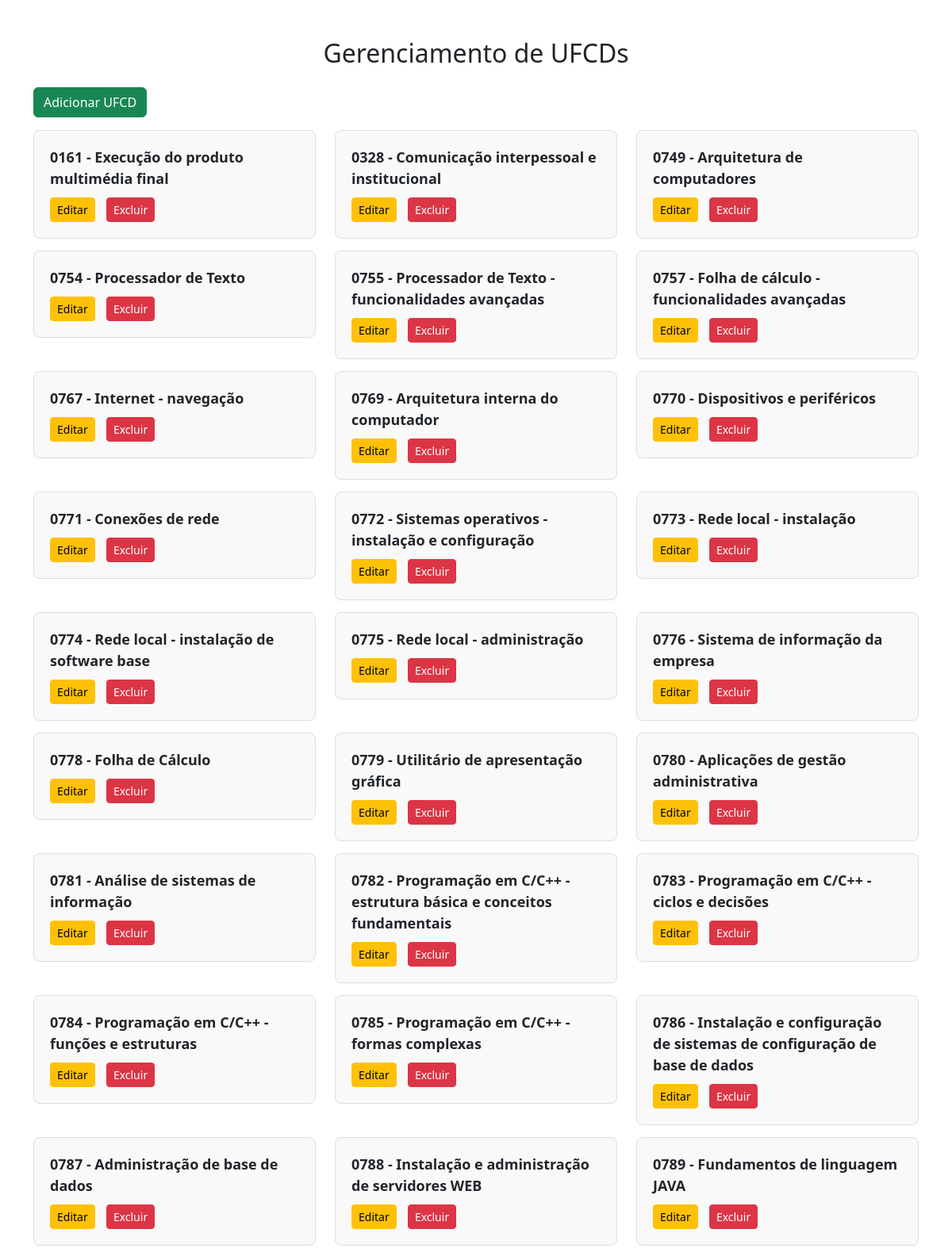
/admin/ufcds.php (upper part), run on the app's committed database.
### tables this page shows
CREATE TABLE IF NOT EXISTS `ufcds` (
  `ufcd` varchar(6) NOT NULL,
  `nome` varchar(255) DEFAULT NULL,
  `horas` int(11) DEFAULT NULL,
  `periodo` int(11) NOT NULL,
  `componente` varchar(100) NOT NULL,
  `dominio` varchar(100) DEFAULT NULL,
  `created_at` timestamp NULL DEFAULT NULL,
  `updated_at` timestamp NULL DEFAULT NULL,
  `pc` tinyint(1) DEFAULT NULL,
  `office` tinyint(1) DEFAULT NULL,
  `adobe` tinyint(1) DEFAULT NULL,
  `vm` tinyint(1) DEFAULT NULL,
  `vscode` tinyint(1) DEFAULT NULL,
  `projetor` tinyint(1) DEFAULT NULL,
  PRIMARY KEY (`ufcd`)
);

### admin/ufcds.php (the view, shortened to what this page needs)
<?php
$host = 'localhost';
$dbname = 'escola';
$username = 'root';
$password = '';
try {
    $conn = new PDO("mysql:host=$host;dbname=$dbname", $username, $password);
    $conn->setAttribute(PDO::ATTR_ERRMODE, PDO::ERRMODE_EXCEPTION);
} catch (PDOException $e) {
    die("Erro de conexão: " . $e->getMessage());
}
$sql = "SELECT * FROM ufcds";
$stmt = $conn->prepare($sql);
$stmt->execute();
$ufcds = $stmt->fetchAll(PDO::FETCH_ASSOC);
?>
<!DOCTYPE html>
<html lang="pt">
<head>
    <link href="https://cdn.jsdelivr.net/npm/bootstrap@5.3.0-alpha1/dist/css/bootstrap.min.css" rel="stylesheet">
</head>
<body>
<div class="container mt-5">
    <h2 class="text-center mb-4">Gerenciamento de UFCDs</h2>
    <button class="btn btn-success mb-3" onclick="toggleForm()">Adicionar UFCD</button>
    <div class="row">
        <?php foreach ($ufcds as $ufcd): ?>
        <div class="col-md-4">
            <div class="ufcd-box">
                <div class="ufcd-title"><?php echo $ufcd['ufcd'] . ' - ' . $ufcd['nome']; ?></div>
                <div class="ufcd-actions">
                    <a href="editar_ufcd.php?ufcd=<?php echo $ufcd['ufcd']; ?>" class="btn btn-warning btn-sm">Editar</a>
                    <a href="ufcds.php?delete=<?php echo $ufcd['ufcd']; ?>" class="btn btn-danger btn-sm" onclick="return confirm('Tem certeza que deseja excluir esta UFCD?')">Excluir</a>
                </div>
            </div>
        </div>
        <?php endforeach; ?>
    </div>
</div>
</body>
</html>

### admin/ufcds.php (style rules this page uses)
.ufcd-box { border: 1px solid #ddd; padding: 20px; margin-bottom: 15px; border-radius: 8px; background-color: #f9f9f9; cursor: pointer; transition: transform 0.3s, box-shadow 0.3s; }
.ufcd-title { font-size: 18px; font-weight: bold; }
.ufcd-actions { margin-top: 10px; }
.ufcd-actions a { margin-right: 10px; }

### data on the page
ufcds: ufcd "0161", nome "Execução do produto multimédia final"
ufcds: ufcd "0328", nome "Comunicação interpessoal e institucional"
ufcds: ufcd "0749", nome "Arquitetura de computadores"
ufcds: ufcd "0754", nome "Processador de Texto"
ufcds: ufcd "0755", nome "Processador de Texto - funcionalidades avançadas"
ufcds: ufcd "0757", nome "Folha de cálculo - funcionalidades avançadas"
ufcds: ufcd "0767", nome "Internet - navegação"
ufcds: ufcd "0769", nome "Arquitetura interna do computador"
ufcds: ufcd "0770", nome "Dispositivos e periféricos"
ufcds: ufcd "0771", nome "Conexões de rede"
ufcds: ufcd "0772", nome "Sistemas operativos - instalação e configuração"
ufcds: ufcd "0773", nome "Rede local - instalação"
ufcds: ufcd "0774", nome "Rede local - instalação de software base"
ufcds: ufcd "0775", nome "Rede local - administração"
ufcds: ufcd "0776", nome "Sistema de informação da empresa"
ufcds: ufcd "0778", nome "Folha de Cálculo"
ufcds: ufcd "0779", nome "Utilitário de apresentação gráfica"
ufcds: ufcd "0780", nome "Aplicações de gestão administrativa"
ufcds: ufcd "0781", nome "Análise de sistemas de informação"
ufcds: ufcd "0782", nome "Programação em C/C++ - estrutura básica e conceitos fundamentais"
ufcds: ufcd "0783", nome "Programação em C/C++ - ciclos e decisões"
ufcds: ufcd "0784", nome "Programação em C/C++ - funções e estruturas"
ufcds: ufcd "0785", nome "Programação em C/C++ - formas complexas"
ufcds: ufcd "0786", nome "Instalação e configuração de sistemas de configuração de base de dados"
ufcds: ufcd "0787", nome "Administração de base de dados"
ufcds: ufcd "0788", nome "Instalação e administração de servidores WEB"
ufcds: ufcd "0789", nome "Fundamentos de linguagem JAVA"
